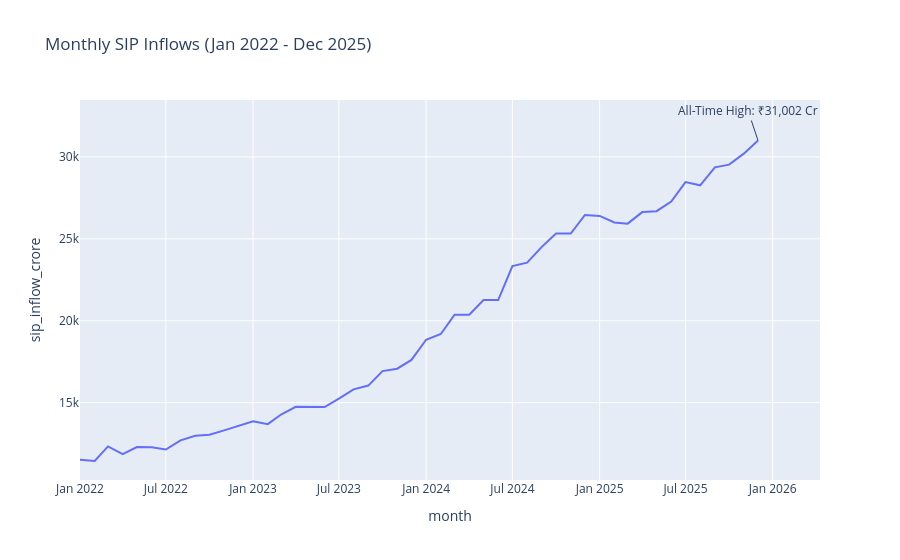

Notebook code cell kept with this figure:
### Markdown cell above
### 3. SIP Inflow Time-Series

### Code cell
sip_path = os.path.join(RAW_DIR, '04_monthly_sip_inflows.csv')
if os.path.exists(sip_path):
    df_sip = pd.read_csv(sip_path)
    df_sip['month'] = pd.to_datetime(df_sip['month'])
    fig = px.line(df_sip, x='month', y='sip_inflow_crore', title='Monthly SIP Inflows (Jan 2022 - Dec 2025)')
    max_val = df_sip['sip_inflow_crore'].max()
    max_date = df_sip[df_sip['sip_inflow_crore'] == max_val]['month'].iloc[0]
    fig.add_annotation(x=max_date, y=max_val, text=f'All-Time High: ₹{max_val:,.0f} Cr', showarrow=True)
    fig.show()
